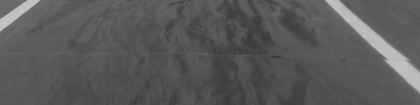
%> input picture 14.jpg, 420 x 105 px, shrunk from 600 x 150 before the run
$ octave --eval "result = otsu2u(imread('14.jpg'));"   (GNU Octave 9; MATLAB toolbox functions it lacks are replaced by stand-ins)
%> lines starting %> are read from the running program, lines starting %| are printed output that depends on the picture
function u = otsu2u(I)
n=imhist(I);
%> n = 256 values, max 6441 at index 88, min 0 at index 1, mean 516.8
N=sum(n);
%> N = 132300
p=n/N;
%> p = 256 values, max 0.0487 at index 88, min 0 at index 1, mean 0.00391
i=0:255;
MT=dot(i,p);
%> MT = 89.52
mini=min(I(:));
%> mini = 54
maxi=max(I(:));
%> maxi = 200
vari=0;
oo=1;
maximo=0;
for j=mini+1:maxi-1
    for l=j+1:(maxi-2)
        k1=sum(p(mini+1:j));
        m1=dot(i(mini+1:j),p(mini+1:j)) / k1 ;
        k2=sum(p(j+1:l));
        m2=dot(i(j+1:l),p(j+1:l)) / k2 ;
        k3=sum(p(l+1:maxi));
        m3= dot(i(l+1:maxi),p(l+1:maxi)) / k3  ;

        vari(oo)= k1*(m1-MT)^2 + k2*(m2-MT)^2 + k3*(m3-MT)^2;

          if vari(oo)>maximo
              u(1)=j;
              u(2)=l;
              maximo=vari(oo);
          end
          oo=oo+1;
    end
end
%> this loop made 145 passes
%> after the loop, maximo = 472; oo = 10297; u = [84 138]
plot(vari)
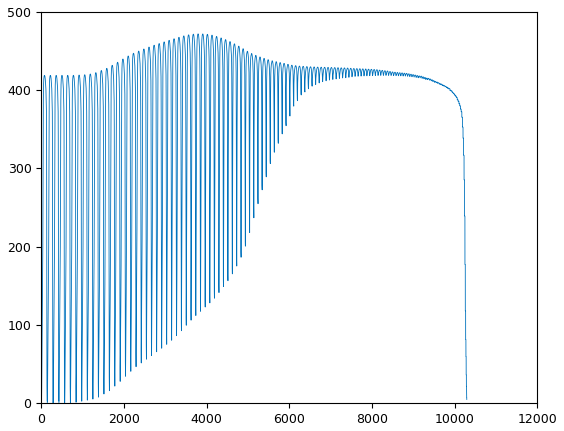
%> figure redrawn from the program's plot data; curve peaks at x = 3795, y = 472
figure
bar(i,p)
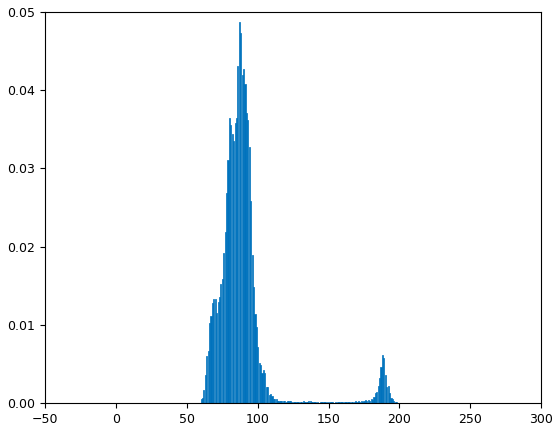
%> figure redrawn from the program's plot data; tallest bar 0.0487 high, from x = 86.6 to 87.4
figure
imshow([I, uint8(I<=u(1))*255, uint8(I>u(1) &I<=u(2))*255, uint8(I>u(2))*255])
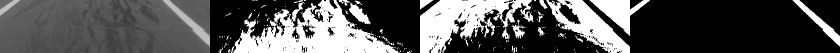
%> displayed picture: size 105x1680x3, on the screen's scale of 0 to 255 (shown at 1/2 size); min 0, max 255, mean 86.1

$ run again, on 466.jpg
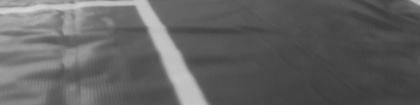
%> input picture 466.jpg, 420 x 105 px, shrunk from 600 x 150 before the run
%> n = 256 values, max 3834 at index 73, min 0 at index 1, mean 516.8
%> N = 132300
%> p = 256 values, max 0.029 at index 73, min 0 at index 1, mean 0.00391
%> MT = 98.47
%> mini = 60
%> maxi = 214
%> after the loop in otsu2u, `for j=mini+1:maxi-1`: maximo = 1036.3; oo = 11477; u = [97 144]
%> in otsu2u, `bar(i,p)`:
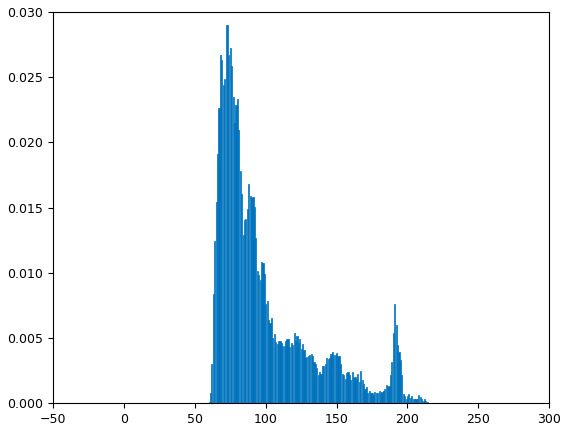
%> figure redrawn from the program's plot data; tallest bar 0.029 high, from x = 71.6 to 72.4
%> in otsu2u, `imshow([I, uint8(I<=u(1))*255, uint8(I>u(1) &I<=u(2))*255, uint8(I>u(2..`:
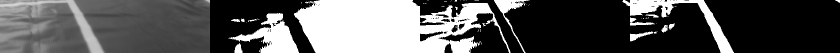
%> displayed picture: size 105x1680x3, on the screen's scale of 0 to 255 (shown at 1/2 size); min 0, max 255, mean 88.4
